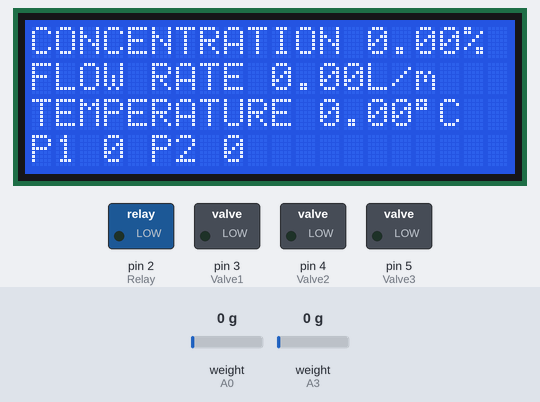
Simulated run of this sketch. Board: Arduino Uno, built with avr-gcc and run on an emulated ATmega328P. Parts: 20×4 character LCD, switched loads named in the sketch (green lamp = pin HIGH). The test bench sets the inputs (shaded band); at power-on: weight on the scale (sensors on A0, A3) 0 g.

Above: at 1.3 s.
1.4 s: weight on the scale (sensor on A0) set to 100 g
At 4.2 s:
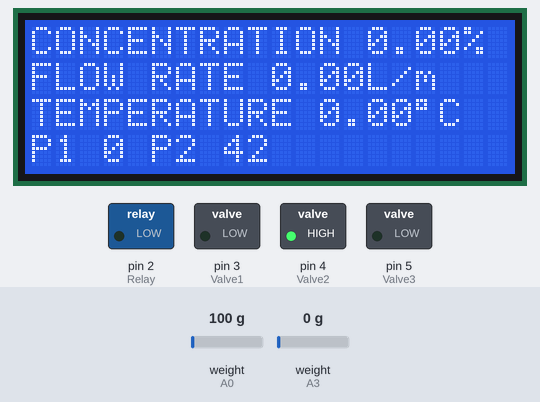
4.4 s: weight on the scale (sensor on A3) set to 100 g
At 11.2 s:
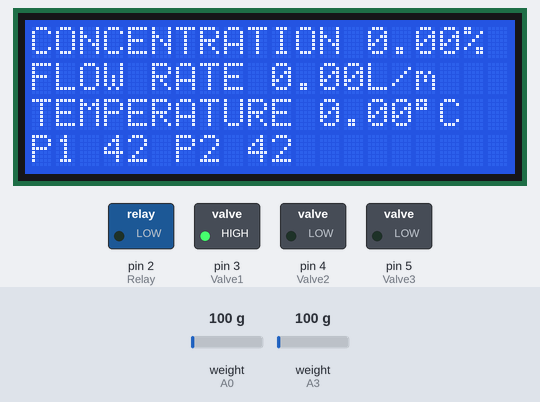
Timing chart, 0 to 19.1 s (numbered marks = the images above; inputs shaded):
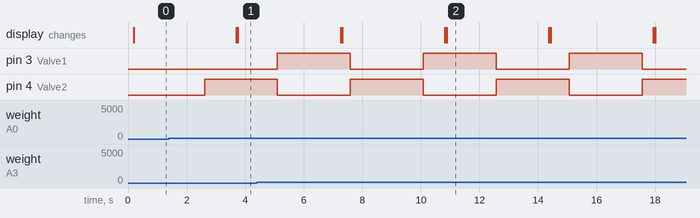

The sketch:

OXYGENPULSEDELIVERY.ino
```cpp
#include <Arduino_FreeRTOS.h>
#include <semphr.h>
#include <timers.h>
#include <LiquidCrystal_I2C.h>
#include <SoftwareSerial.h>
#include <Q2HX711.h>

// Private defines
#define P1Data A3
#define P1Clk  A2
#define P2Data A0
#define P2Clk  A1
#define Relay 2
#define Valve1 3
#define Valve2 4
#define Valve3 5

// Driver initialization
LiquidCrystal_I2C lcd(0x27, 20, 4);
SoftwareSerial mySerial(10, 9); // RX, TX
Q2HX711 PressureSens1(P1Data, P1Clk);
Q2HX711 PressureSens2(P2Data, P2Clk);

// Tasks definition
void TaskDisplay(void *pvParameters);
void TaskOxygen(void *pvParameters);
void TaskPressure(void *pvParameters);
void TimerCallback(TimerHandle_t xTimer);

// Variables
TimerHandle_t xTimer;
float concentrationPercent = 0;
float flowRate = 0;
float temperatureCelsius = 0;
long int pressure1 = 0;
long int pressure2 = 0;
bool Openvalve1=false;

void setup() {
  mySerial.begin(9600);
pinMode(Relay,OUTPUT);
pinMode(Valve1,OUTPUT);
pinMode(Valve2,OUTPUT);
pinMode(Valve3,OUTPUT);

  // Initialize LCD before creating tasks
  lcd.init();
  lcd.backlight();
  lcd.clear();
  lcd.setCursor(1, 0);
  lcd.print("BIOMEDICAL PROJECT");
  lcd.setCursor(0, 1);
  lcd.print("OXYGEN CONCENTRATOR");
  lcd.setCursor(1, 2);
  lcd.print("MADE BY GROUP");
  lcd.setCursor(5, 3);
  lcd.print("YEAR 2024");

//Timer created
   xTimer = xTimerCreate("MyTimer", pdMS_TO_TICKS(2500), pdTRUE, 0, TimerCallback);
       if (xTimer != NULL) {
        if (xTimerStart(xTimer, 0) != pdPASS) {
            // Handle error if timer start fails
        }
    } else {
        // Handle error if timer creation fails
    }

  // Create the tasks
  BaseType_t task1 = xTaskCreate(TaskDisplay, "Display", 150, NULL, 3, NULL);
  BaseType_t task2 = xTaskCreate(TaskOxygen, "Consentration", 150, NULL, 2, NULL);
  BaseType_t task3 = xTaskCreate(TaskPressure, "Pressure", 150, NULL, 1, NULL);

  if (task1 == pdPASS && task2 == pdPASS && task3 == pdPASS ) {
  } else {

  }
}

void loop() {
  // Nothing here
}

void TaskDisplay(void *pvParameters) {
  (void) pvParameters;
  for (;;) {
      lcd.clear();
      lcd.setCursor(0, 0);
      lcd.print("CONCENTRATION " + String(concentrationPercent) + "%");
      lcd.setCursor(0, 1);
      lcd.print("FLOW RATE " + String(flowRate) + "L/m");
      lcd.setCursor(0, 2);
      lcd.print("TEMPERATURE " + String(temperatureCelsius) + char(223) + "C");
      lcd.setCursor(0, 3);
      lcd.print("P1 " + String(pressure1) + " P2 " + String(pressure2));

    vTaskDelay(pdMS_TO_TICKS(3500));
  }
}

void TaskOxygen(void *pvParameters) {
  (void) pvParameters;
  byte queryCommand[] = {0x11, 0x01, 0x01, 0xED};
  for (;;) {

      mySerial.write(queryCommand, sizeof(queryCommand));
      vTaskDelay(pdMS_TO_TICKS(100));
      if (mySerial.available() >= 12) {
        byte data[12];
        for (int i = 0; i < 12; i++) {
          data[i] = mySerial.read();
        }
        // Calculate checksum
        byte checksum = 0;
        for (int i = 0; i < 11; i++) {
          checksum += data[i];
        }
        checksum = 0x00 - checksum;

        // Validate checksum
        if (checksum != data[11]) {

          // Attempt to recover by resetting serial communication
          mySerial.end();
          vTaskDelay(pdMS_TO_TICKS(100)); // Small delay before re-initialization
          mySerial.begin(9600);
          vTaskDelay(pdMS_TO_TICKS(100)); // Small delay after re-initialization
          continue; // Exit loop to retry sending query
        }

        // Convert Concentration, Flow, and Temperature from hex to decimal
        int concentration = (data[3] << 8) | data[4];
        concentrationPercent = concentration / 10.0;

        int flow = (data[5] << 8) | data[6];
        flowRate = flow / 10.0;

        int temperature = (data[7] << 8) | data[8];
        temperatureCelsius = temperature / 10.0;

    }
    if(concentrationPercent<=22){
 vTaskDelay(pdMS_TO_TICKS(1000));
    }else{
       vTaskDelay(pdMS_TO_TICKS(2000));
    }

  }
}

void TaskPressure(void *pvParameters) {
  (void) pvParameters;
  for (;;) {
   pressure1=PressureSens1.read()/1000;
   pressure2=PressureSens2.read()/1000;

   if(pressure2>9577){
    digitalWrite(Valve3,HIGH);
   }else{
       digitalWrite(Valve3,LOW);
   }

    if(pressure1<8400){
      digitalWrite(Relay,LOW);
      }else{
      digitalWrite(Relay,HIGH);
      }
    vTaskDelay(pdMS_TO_TICKS(250));
  }
}

void TimerCallback(TimerHandle_t xTimer) {
      if(pressure2<8400){
      if(Openvalve1){
        digitalWrite(Valve2,LOW);
        digitalWrite(Valve1,HIGH);
        Openvalve1=false;
      }else{
         digitalWrite(Valve1,LOW);
        digitalWrite(Valve2,HIGH);
        Openvalve1=true;
      }
      }else{
             digitalWrite(Valve1,LOW);
             digitalWrite(Valve2,LOW);
      }
}
```

Measured:
- after the input at 1.4 s, the display: first differs from a run without the input after 2.4 s (image 1)
- by itself, pin 3 (Valve1), pin 4 (Valve2): alternates HIGH for 2.5 s and LOW for 2.5 s
